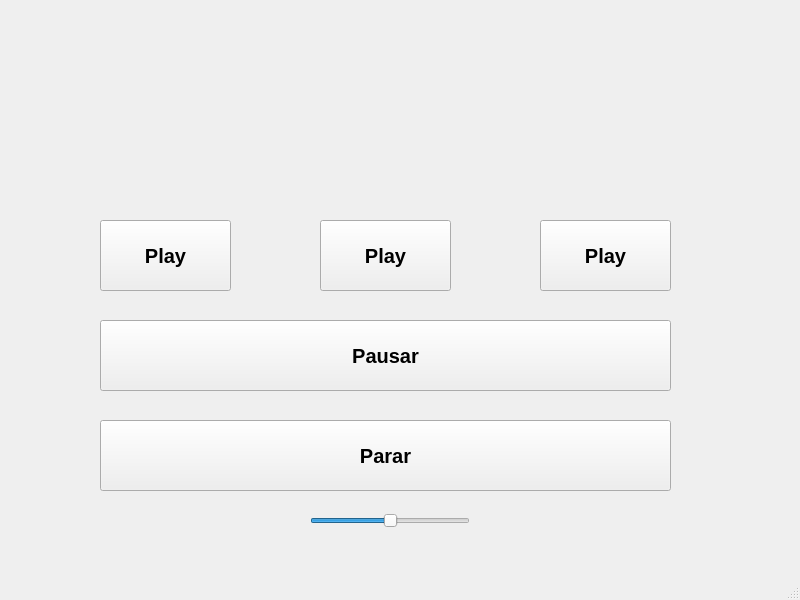
<?xml version="1.0" encoding="UTF-8"?>
<ui version="4.0">
 <class>MainWindow</class>
 <widget class="QMainWindow" name="MainWindow">
  <property name="geometry">
   <rect>
    <x>0</x>
    <y>0</y>
    <width>800</width>
    <height>600</height>
   </rect>
  </property>
  <property name="windowTitle">
   <string>MainWindow</string>
  </property>
  <widget class="QWidget" name="centralwidget">
   <widget class="QPushButton" name="pushButton_play_2">
    <property name="geometry">
     <rect>
      <x>320</x>
      <y>220</y>
      <width>131</width>
      <height>71</height>
     </rect>
    </property>
    <property name="font">
     <font>
      <family>MS Sans Serif</family>
      <pointsize>15</pointsize>
      <weight>75</weight>
      <bold>true</bold>
     </font>
    </property>
    <property name="text">
     <string>Play</string>
    </property>
   </widget>
   <widget class="QPushButton" name="pushButton_parar">
    <property name="geometry">
     <rect>
      <x>100</x>
      <y>420</y>
      <width>571</width>
      <height>71</height>
     </rect>
    </property>
    <property name="font">
     <font>
      <family>MS Sans Serif</family>
      <pointsize>15</pointsize>
      <weight>75</weight>
      <bold>true</bold>
     </font>
    </property>
    <property name="text">
     <string>Parar</string>
    </property>
   </widget>
   <widget class="QPushButton" name="pushButton_play_3">
    <property name="geometry">
     <rect>
      <x>540</x>
      <y>220</y>
      <width>131</width>
      <height>71</height>
     </rect>
    </property>
    <property name="font">
     <font>
      <family>MS Sans Serif</family>
      <pointsize>15</pointsize>
      <weight>75</weight>
      <bold>true</bold>
     </font>
    </property>
    <property name="text">
     <string>Play</string>
    </property>
   </widget>
   <widget class="QPushButton" name="pushButton_play">
    <property name="geometry">
     <rect>
      <x>100</x>
      <y>220</y>
      <width>131</width>
      <height>71</height>
     </rect>
    </property>
    <property name="font">
     <font>
      <family>MS Sans Serif</family>
      <pointsize>15</pointsize>
      <weight>75</weight>
      <bold>true</bold>
     </font>
    </property>
    <property name="text">
     <string>Play</string>
    </property>
   </widget>
   <widget class="QLabel" name="label">
    <property name="geometry">
     <rect>
      <x>100</x>
      <y>70</y>
      <width>131</width>
      <height>131</height>
     </rect>
    </property>
    <property name="text">
     <string/>
    </property>
    <property name="pixmap">
     <pixmap>../../Pictures/Kurt Cobain.png</pixmap>
    </property>
    <property name="scaledContents">
     <bool>true</bool>
    </property>
    <property name="wordWrap">
     <bool>false</bool>
    </property>
    <property name="openExternalLinks">
     <bool>false</bool>
    </property>
   </widget>
   <widget class="QLabel" name="label_2">
    <property name="geometry">
     <rect>
      <x>320</x>
      <y>70</y>
      <width>131</width>
      <height>121</height>
     </rect>
    </property>
    <property name="text">
     <string/>
    </property>
    <property name="pixmap">
     <pixmap>../../Pictures/let it happen.jpg</pixmap>
    </property>
    <property name="scaledContents">
     <bool>true</bool>
    </property>
   </widget>
   <widget class="QLabel" name="label_3">
    <property name="geometry">
     <rect>
      <x>544</x>
      <y>70</y>
      <width>121</width>
      <height>121</height>
     </rect>
    </property>
    <property name="text">
     <string/>
    </property>
    <property name="pixmap">
     <pixmap>../../Pictures/874.png</pixmap>
    </property>
    <property name="scaledContents">
     <bool>true</bool>
    </property>
   </widget>
   <widget class="QPushButton" name="pushButton_pausar">
    <property name="geometry">
     <rect>
      <x>100</x>
      <y>320</y>
      <width>571</width>
      <height>71</height>
     </rect>
    </property>
    <property name="font">
     <font>
      <family>MS Sans Serif</family>
      <pointsize>15</pointsize>
      <weight>75</weight>
      <bold>true</bold>
     </font>
    </property>
    <property name="text">
     <string>Pausar</string>
    </property>
   </widget>
   <widget class="QSlider" name="horizontalSlider_volume">
    <property name="geometry">
     <rect>
      <x>310</x>
      <y>510</y>
      <width>160</width>
      <height>22</height>
     </rect>
    </property>
    <property name="value">
     <number>50</number>
    </property>
    <property name="orientation">
     <enum>Qt::Horizontal</enum>
    </property>
   </widget>
  </widget>
  <widget class="QMenuBar" name="menubar">
   <property name="geometry">
    <rect>
     <x>0</x>
     <y>0</y>
     <width>800</width>
     <height>26</height>
    </rect>
   </property>
  </widget>
  <widget class="QStatusBar" name="statusbar"/>
 </widget>
 <resources/>
 <connections/>
</ui>
